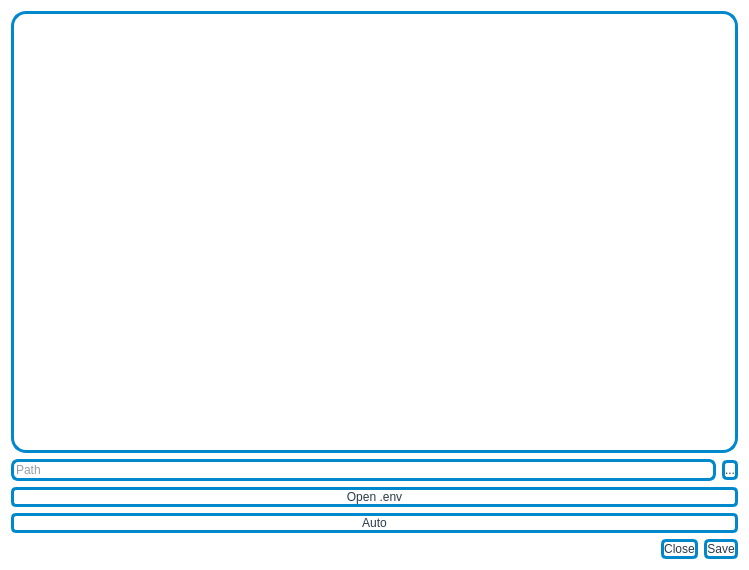
<?xml version="1.0" encoding="UTF-8"?>
<ui version="4.0">
 <class>EnvEdit</class>
 <widget class="QDialog" name="EnvEdit">
  <property name="geometry">
   <rect>
    <x>0</x>
    <y>0</y>
    <width>749</width>
    <height>570</height>
   </rect>
  </property>
  <property name="windowTitle">
   <string>Env Editor</string>
  </property>
  <property name="styleSheet">
   <string notr="true">QPushButton {
	color: #0088cc;
}

QDialog {
	background-color: white;
}

QLineEdit {
	color: #293A4C;

	border: 3px solid #0088cc;
	border-radius: 7px;
	background-color: white
}

QTextEdit{
border: 3px solid #0088cc;
border-radius: 15px;
color: #0088cc;
padding: 10px;
background-color: white
}


QPushButton {
color: #293A4C;
background-color: white;
border-radius: 5px;
border: 3px solid #0088cc;
}

QPushButton:hover {
	background-color: #ebfcff;
}

QPushButton:pressed {
    background-color: qlineargradient(x1: 0, y1: 0, x2: 0, y2: 1,
                                      stop: 0 #d4f6fc, stop: 1 #ebfcff);
}</string>
  </property>
  <layout class="QGridLayout" name="gridLayout">
   <item row="3" column="1">
    <widget class="QPushButton" name="openEnv">
     <property name="text">
      <string>Open .env</string>
     </property>
    </widget>
   </item>
   <item row="0" column="1">
    <widget class="QTextEdit" name="envBrowser"/>
   </item>
   <item row="4" column="1">
    <layout class="QHBoxLayout" name="horizontalLayout_2">
     <item>
      <widget class="QPushButton" name="autoFind">
       <property name="text">
        <string>Auto</string>
       </property>
      </widget>
     </item>
    </layout>
   </item>
   <item row="2" column="1">
    <layout class="QHBoxLayout" name="horizontalLayout">
     <item>
      <widget class="QLineEdit" name="pathToEnv">
       <property name="placeholderText">
        <string>Path</string>
       </property>
      </widget>
     </item>
     <item>
      <widget class="QPushButton" name="exploreBtn">
       <property name="text">
        <string>...</string>
       </property>
      </widget>
     </item>
    </layout>
   </item>
   <item row="5" column="1">
    <layout class="QHBoxLayout" name="horizontalLayout_3">
     <item>
      <spacer name="horizontalSpacer">
       <property name="orientation">
        <enum>Qt::Horizontal</enum>
       </property>
       <property name="sizeHint" stdset="0">
        <size>
         <width>40</width>
         <height>20</height>
        </size>
       </property>
      </spacer>
     </item>
     <item>
      <widget class="QPushButton" name="closeBtn">
       <property name="text">
        <string>Close</string>
       </property>
      </widget>
     </item>
     <item>
      <widget class="QPushButton" name="saveBtn">
       <property name="text">
        <string>Save</string>
       </property>
      </widget>
     </item>
    </layout>
   </item>
  </layout>
 </widget>
 <resources/>
 <connections/>
</ui>
